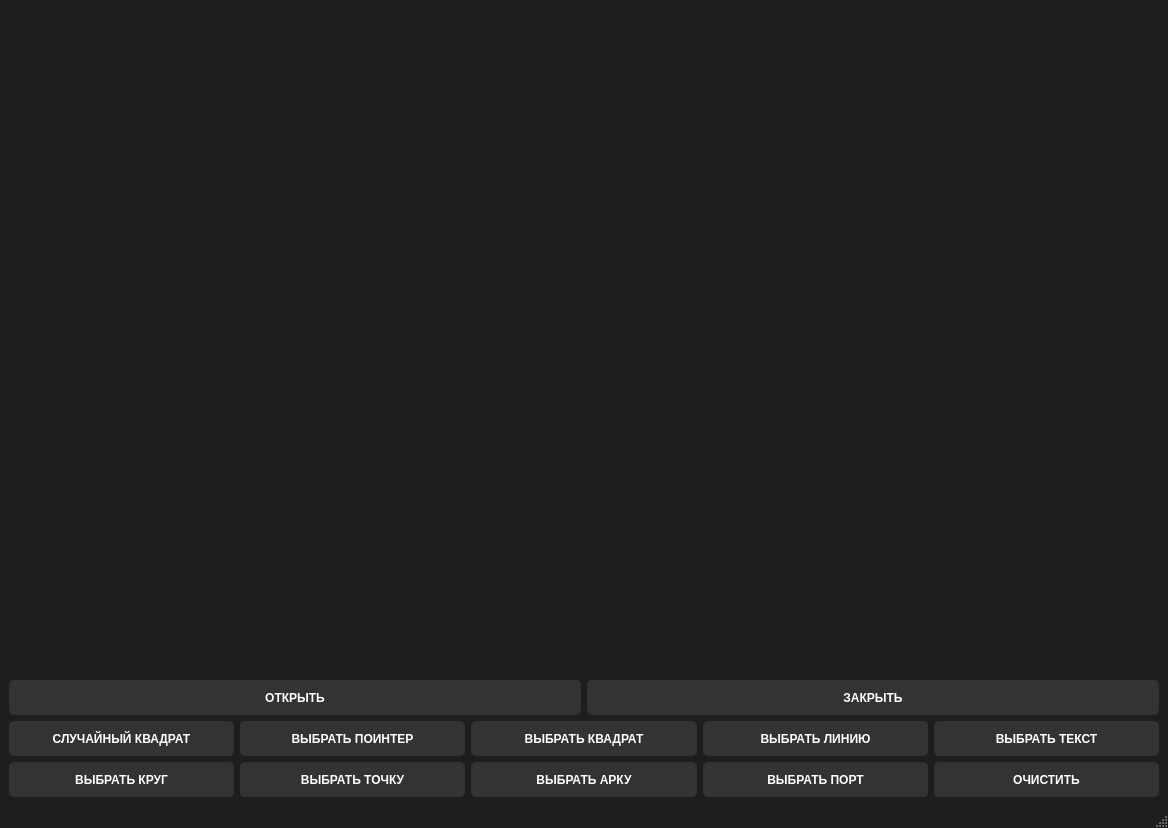
<?xml version="1.0" encoding="UTF-8"?>
<ui version="4.0">
 <class>MainWindow</class>
 <widget class="QMainWindow" name="MainWindow">
  <property name="geometry">
   <rect>
    <x>0</x>
    <y>0</y>
    <width>1168</width>
    <height>828</height>
   </rect>
  </property>
  <property name="windowTitle">
   <string>MainWindow</string>
  </property>
  <property name="styleSheet">
   <string notr="true">
QMainWindow {
    background-color: #1e1e1e;
}


QPushButton {
    background-color: #333333;
	color: #ffffff;
    border-radius: 5px;
    font-weight: bold;
}

QPushButton:pressed {
    background-color: #0080FF;
}
</string>
  </property>
  <widget class="QWidget" name="centralwidget">
   <layout class="QVBoxLayout" name="verticalLayout" stretch="9,1,0">
    <item>
     <widget class="QWidget" name="widget" native="true">
      <layout class="QHBoxLayout" name="horizontalLayout_2"/>
     </widget>
    </item>
    <item>
     <layout class="QHBoxLayout" name="horizontalLayout">
      <item>
       <widget class="QPushButton" name="pushButton">
        <property name="minimumSize">
         <size>
          <width>0</width>
          <height>35</height>
         </size>
        </property>
        <property name="text">
         <string>ОТКРЫТЬ</string>
        </property>
       </widget>
      </item>
      <item>
       <widget class="QPushButton" name="pushButton_2">
        <property name="minimumSize">
         <size>
          <width>0</width>
          <height>35</height>
         </size>
        </property>
        <property name="text">
         <string>ЗАКРЫТЬ</string>
        </property>
       </widget>
      </item>
     </layout>
    </item>
    <item>
     <layout class="QGridLayout" name="gridLayout">
      <item row="0" column="0">
       <widget class="QPushButton" name="pushButton_3">
        <property name="minimumSize">
         <size>
          <width>0</width>
          <height>35</height>
         </size>
        </property>
        <property name="text">
         <string>СЛУЧАЙНЫЙ КВАДРАТ</string>
        </property>
       </widget>
      </item>
      <item row="0" column="1">
       <widget class="QPushButton" name="pushButton_5">
        <property name="minimumSize">
         <size>
          <width>0</width>
          <height>35</height>
         </size>
        </property>
        <property name="text">
         <string>ВЫБРАТЬ ПОИНТЕР</string>
        </property>
       </widget>
      </item>
      <item row="0" column="2">
       <widget class="QPushButton" name="pushButton_7">
        <property name="minimumSize">
         <size>
          <width>0</width>
          <height>35</height>
         </size>
        </property>
        <property name="text">
         <string>ВЫБРАТЬ КВАДРАТ</string>
        </property>
       </widget>
      </item>
      <item row="0" column="4">
       <widget class="QPushButton" name="pushButton_11">
        <property name="minimumSize">
         <size>
          <width>0</width>
          <height>35</height>
         </size>
        </property>
        <property name="text">
         <string>ВЫБРАТЬ ТЕКСТ</string>
        </property>
       </widget>
      </item>
      <item row="1" column="0">
       <widget class="QPushButton" name="pushButton_4">
        <property name="minimumSize">
         <size>
          <width>0</width>
          <height>35</height>
         </size>
        </property>
        <property name="text">
         <string>ВЫБРАТЬ КРУГ</string>
        </property>
       </widget>
      </item>
      <item row="1" column="1">
       <widget class="QPushButton" name="pushButton_6">
        <property name="minimumSize">
         <size>
          <width>0</width>
          <height>35</height>
         </size>
        </property>
        <property name="text">
         <string>ВЫБРАТЬ ТОЧКУ</string>
        </property>
       </widget>
      </item>
      <item row="1" column="2">
       <widget class="QPushButton" name="pushButton_8">
        <property name="minimumSize">
         <size>
          <width>0</width>
          <height>35</height>
         </size>
        </property>
        <property name="text">
         <string>ВЫБРАТЬ АРКУ</string>
        </property>
       </widget>
      </item>
      <item row="1" column="3">
       <widget class="QPushButton" name="pushButton_10">
        <property name="minimumSize">
         <size>
          <width>0</width>
          <height>35</height>
         </size>
        </property>
        <property name="text">
         <string>ВЫБРАТЬ ПОРТ</string>
        </property>
       </widget>
      </item>
      <item row="0" column="3">
       <widget class="QPushButton" name="pushButton_9">
        <property name="minimumSize">
         <size>
          <width>0</width>
          <height>35</height>
         </size>
        </property>
        <property name="text">
         <string>ВЫБРАТЬ ЛИНИЮ</string>
        </property>
       </widget>
      </item>
      <item row="1" column="4">
       <widget class="QPushButton" name="pushButton_12">
        <property name="minimumSize">
         <size>
          <width>0</width>
          <height>35</height>
         </size>
        </property>
        <property name="text">
         <string>ОЧИСТИТЬ</string>
        </property>
       </widget>
      </item>
     </layout>
    </item>
   </layout>
  </widget>
  <widget class="QMenuBar" name="menubar">
   <property name="geometry">
    <rect>
     <x>0</x>
     <y>0</y>
     <width>1168</width>
     <height>21</height>
    </rect>
   </property>
  </widget>
  <widget class="QStatusBar" name="statusbar"/>
 </widget>
 <resources/>
 <connections/>
</ui>
